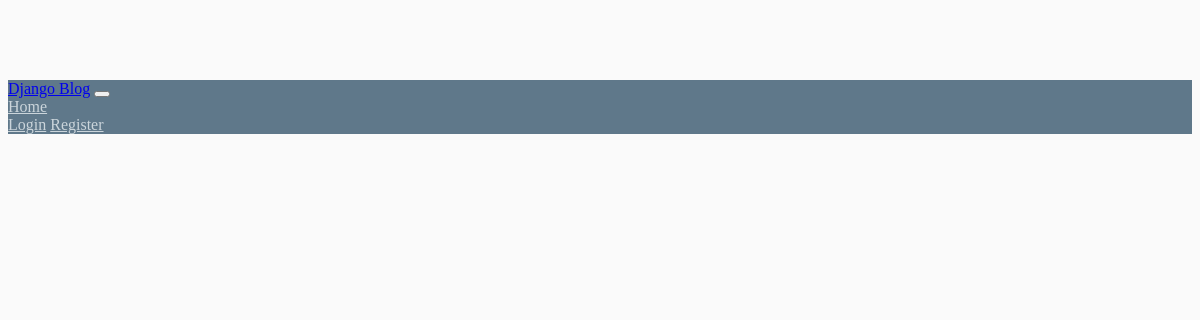
The page /blog/ on the database as committed earlier.
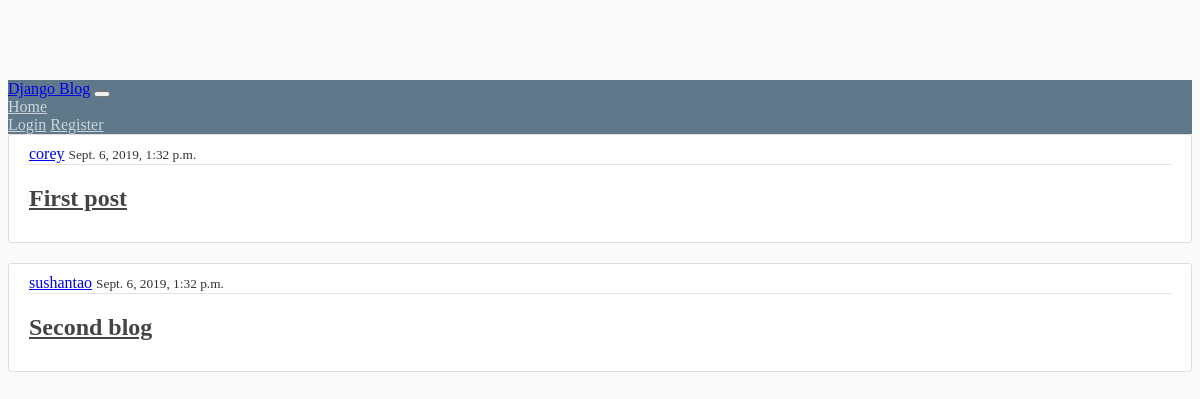
The same page on the database as committed later.
### blog/models.py (models this page shows, shortened)
class Post(models.Model):
    title = models.CharField(max_length=100)
    snippet = models.CharField(max_length=200)
    content = models.TextField()
    date_posted = models.DateTimeField(default=timezone.now)
    author = models.ForeignKey(User, on_delete=models.CASCADE)

### blog/views.py (the view)
# urls.py: path('', views.index,name='index'),
def index(request):
    posts=Post.objects.all()
    context={
        'posts':posts,
    }
    return render(request, 'blog/index.html',context)

### blog/templates/blog/index.html (shortened to what this page needs)
{% extends 'blog/base.html' %}
{% block content %}
    {% for post in posts %}
    <article class="media content-section">
            <div class="media-body">
              <div class="article-metadata">
                <a class="mr-2" href="#">{{ post.author }}</a>
                <small class="text-muted">{{ post.date_posted }}</small>
              </div>
              <h2><a class="article-title" href="{% url 'blog:detail' post.id %}">{{ post.title }}</a></h2>
            </div>
    </article>
    {% endfor %}
{% endblock content %}

### blog/templates/blog/base.html (shortened to what this page needs)
{% load static %}
<!DOCTYPE html>
<html lang="en">
<head>
    <link rel="stylesheet" type="text/css" href="{% static 'blog/main.css' %}">
</head>
<body>
        <header class="site-header">
                <nav class="navbar navbar-expand-md navbar-dark bg-steel fixed-top">
                  <div class="container">
                    <a class="navbar-brand mr-4" href="{% url 'blog:index' %}">Django Blog</a>
                    <button class="navbar-toggler" type="button" data-toggle="collapse" data-target="#navbarToggle" aria-controls="navbarToggle" aria-expanded="false" aria-label="Toggle navigation">
                    </button>
                    <div class="collapse navbar-collapse" id="navbarToggle">
                      <div class="navbar-nav mr-auto">
                        <a class="nav-item nav-link" href="{% url 'blog:index' %}">Home</a>
                      </div>
                      <div class="navbar-nav">
                        <a class="nav-item nav-link" href="#">Login</a>
                        <a class="nav-item nav-link" href="#">Register</a>
                      </div>
                    </div>
                  </div>
                </nav>
              </header>
            <main role="main" class="container">
                    <div class="row">
                    <div class="col-md-8">
                        {% block content %}{% endblock %}
                    </div>
                    </div>
                </main>
</body>
</html>

### blog/static/blog/main.css (style rules this page uses)
body { background: #fafafa; color: #333333; margin-top: 5rem; }
h1, h2, h3, h4, h5, h6 { color: #444444; }
.bg-steel { background-color: #5f788a; }
.site-header .navbar-nav .nav-link { color: #cbd5db; }
.content-section { background: #ffffff; padding: 10px 20px; border: 1px solid #dddddd; border-radius: 3px; margin-bottom: 20px; }
.article-title { color: #444444; }
.article-metadata { padding-bottom: 1px; margin-bottom: 4px; border-bottom: 1px solid #e3e3e3 }

Rows that differ between the two databases and show on the page:
added Post: author "corey", date_posted "Sept. 6, 2019, 1:32 p.m.", title "First post"
added Post: author "sushantao", date_posted "Sept. 6, 2019, 1:32 p.m.", title "Second blog"
